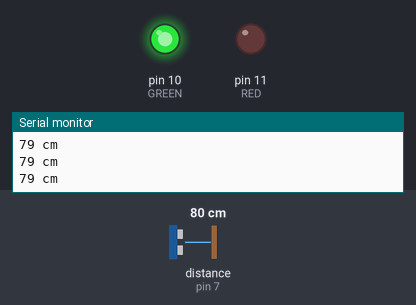
Simulated run of this sketch. Board: Arduino Uno, built with avr-gcc and run on an emulated ATmega328P. On the bench: output pins drawn as LEDs (lit = HIGH), the last lines printed to the serial monitor. Wiring (inferred from the names in the program): ultrasonic range finder: trigger pin 8; echo pin 7. The inputs (shaded band) are chosen by the test bench; at power-on: distance to the obstacle (sensor on pin 7) 80 cm. The echo pulse lasts 58.3 µs per cm; pins used as bus, display or sensor lines are not drawn.

Above: at 1.3 s.
1.4 s: distance to the obstacle (sensor on pin 7) set to 7 cm
2.9 s: distance to the obstacle (sensor on pin 7) set to 4 cm
At 3.8 s:
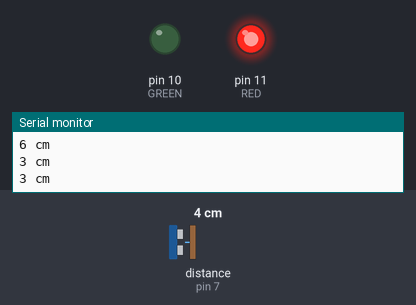
4.5 s: distance to the obstacle (sensor on pin 7) set to 9 cm
At 5.1 s:
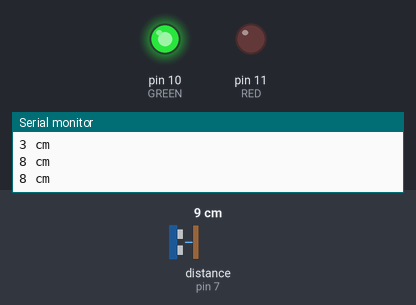
6.0 s: distance to the obstacle (sensor on pin 7) set to 2 cm
At 6.3 s:
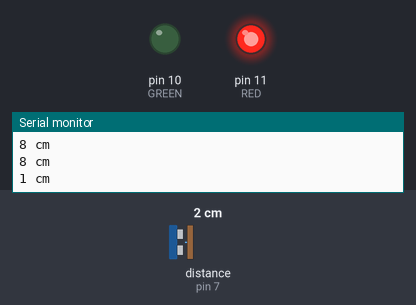
Timing chart, 0 to 8.5 s (numbered marks = the images above; inputs shaded):
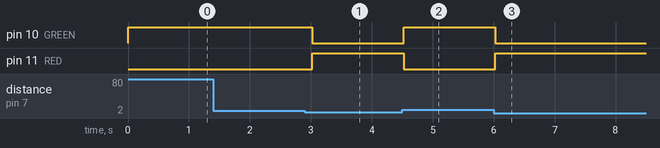

The sketch:

ultrasonic_distance_simple.ino
```cpp
/*
HC-SR04 Ping distance sensor]
 VCC to arduino 5v GND to arduino GND
 Echo to Arduino pin 13 Trig to Arduino pin 12
 Red POS to Arduino pin 11
 Green POS to Arduino pin 10
 560 ohm resistor to both LED NEG and GRD power rail
 More info at: http://goo.gl/kJ8Gl
 Original code improvements to the Ping sketch sourced from Trollmaker.com
 Some code and wiring inspired by http://en.wikiversity.org/wiki/User:Dstaub/robotcar
 */

#define trigPin 8
#define echoPin 7
#define RED 11
#define GREEN 10

void setup() {
  Serial.begin (9600);
  pinMode(trigPin, OUTPUT);
  pinMode(echoPin, INPUT);
  pinMode(RED, OUTPUT);
  pinMode(GREEN, OUTPUT);
}

void loop() {
  long duration, distance;
  digitalWrite(trigPin, LOW);  // Prepare for ping
  delayMicroseconds(2); //
  digitalWrite(trigPin, HIGH); // Send a ping
  delayMicroseconds(10); //
  digitalWrite(trigPin, LOW); // Set down ping
  duration = pulseIn(echoPin, HIGH);
  distance = (duration/2) / 29.1; // Speed is ~300m/s,
      // so it takes ~29.1 milliseconds for a cm.
      // Distance is half of (out + back)
  if (distance < 5) {  // This is where the LED On/Off happens
    digitalWrite(RED,HIGH); // When the Red condition is met, the Green LED should turn off
    digitalWrite(GREEN,LOW);
  }
  else {
    digitalWrite(RED,LOW);
    digitalWrite(GREEN,HIGH);
  }
  if (distance >= 200 || distance <= 0){
    Serial.println("Out of range");
  }
  else {
    Serial.print(distance);
    Serial.println(" cm");
  }
  delay(500);
}
```

Measured:
- the behaviour switches between 6 and 5 cm on distance to the obstacle (sensor on pin 7) (found by bisection; images 0 and 1)
- after the input at 2.9 s, pin 10 (GREEN): HIGH → LOW after 0.12 s; pin 11 (RED): LOW → HIGH after 0.12 s
- after the input at 4.5 s, pin 10 (GREEN): LOW → HIGH at once; pin 11 (RED): HIGH → LOW at once
- after the input at 6.0 s, pin 10 (GREEN): HIGH → LOW at once; pin 11 (RED): LOW → HIGH at once
